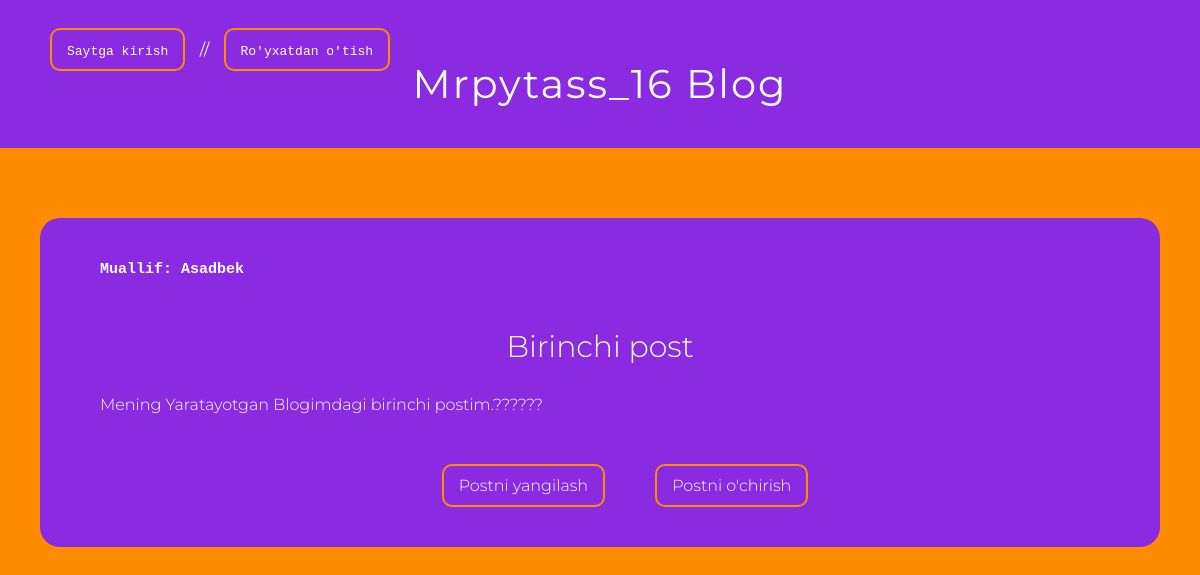
The app's page /post/1/ with its own data.
### BlogApp/models.py (models this page shows, shortened)
class Post(models.Model):
    title = models.CharField(max_length=150)
    author = models.ForeignKey(
        'auth.User',
        on_delete=models.CASCADE
    )
    text = models.TextField()
    short_info = models.CharField(max_length=100)

### BlogApp/views.py (the view)
# urls.py: path('post/<int:pk>/', See_Only_One_Post_View.as_view(), name='only_post'),
class See_Only_One_Post_View(DetailView):
    model = Post
    template_name = 'see_only_one_post.html'

### template/see_only_one_post.html
{% extends 'base.html' %}
{% block content %}
    <div class="only_post">
        <h4 class="author"><code>Muallif: {{ post.author }}</code></h4>
        <h2>{{ post.title }}</h2>
        <h4 class="text">{{ post.text }}</h4>
        <div class="update_post">
            <h4 class="update_btn"><a href="{% url 'update_post' post.pk %}">Postni yangilash</a></h4>
            <h4 class="delete_btn"><a href="{% url 'delete_post_page' post.pk %}">Postni o'chirish</a></h4>
        </div>
    </div>
{% endblock content %}

### static/css/base.css (style rules this page uses)
* { margin: 0; padding: 0; box-sizing: border-box; }
body { font-family: 'Montserrat', sans-serif; background-color:darkorange; }
.only_post { background-color: blueviolet; padding: 40px 20px; border-radius: 20px; color: white; }
.only_post .author { margin-left: 40px; font-size: 15px; }
.only_post h2 { text-align: center; font-weight: 300; font-size: 30px; margin-top: 50px; }
.only_post .text { margin-top: 30px; margin-left: 40px; font-weight: 300; }
.update_post { margin-top: 50px; display: flex; justify-content: center; align-items: center; }
.update_post h4 { border: 2px darkorange solid; margin-left: 50px; padding: 10px 15px; border-radius: 10px; }
.update_post h4 a { text-decoration: none; color: white; font-weight: 300; }

### records on screen
Post: author "Asadbek", title "Birinchi post", text "Mening Yaratayotgan Blogimdagi birinchi postim.??????"
